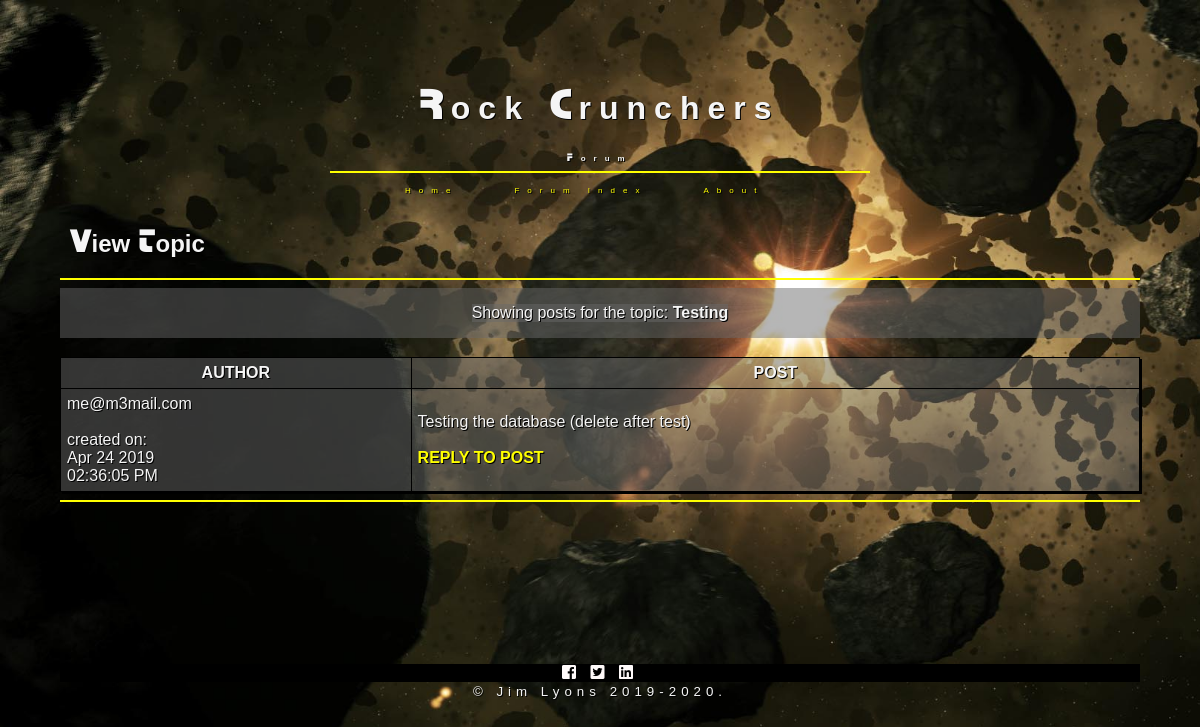
The page /RockCruncherForum/forumShowTopic.php?topic_id=10 on the database its author committed.
### tables this page shows
CREATE TABLE `topics` (
  `topic_id` int(11) NOT NULL,
  `title` varchar(100) DEFAULT NULL,
  `date_posted` datetime DEFAULT NULL,
  `owner` varchar(150) DEFAULT NULL
);

CREATE TABLE `posts` (
  `post_id` int(11) NOT NULL,
  `topic_id` int(11) NOT NULL,
  `content` text,
  `date_posted` datetime DEFAULT NULL,
  `owner` varchar(150) DEFAULT NULL
);

### RockCruncherForum/forumShowTopic.php (the view, shortened to what this page needs)
<?php
include 'connect.php';
$safe_topic_id = mysqli_real_escape_string($mysqli, $_GET['topic_id']);
$verify_topic_sql = "SELECT title FROM topics WHERE topic_id = '".$safe_topic_id."'";
$verify_topic_res =  mysqli_query($mysqli, $verify_topic_sql) or die(mysqli_error($mysqli));
if (mysqli_num_rows($verify_topic_res) < 1)
{
	$display_block = "<p><em>You have selected an invalid topic.<br/>
	Please <a href=\"forumTopicList.php\">try again</a>.</em></p>";
}
else
{
	while ($topic_info = mysqli_fetch_array($verify_topic_res))
	{
		$topic_title = stripslashes($topic_info['title']);
	}
	$get_posts_sql = "SELECT post_id, topic_id, content, DATE_FORMAT(date_posted, '%b %e %Y<br/>%r') AS fmt_post_create_time, owner FROM posts WHERE topic_id = '".$safe_topic_id."' ORDER BY fmt_post_create_time ASC";
	$get_posts_res = mysqli_query($mysqli, $get_posts_sql) or die(mysqli_error($mysqli));
	$display_block = <<<END_OF_TEXT
	<section class="col-12 col-m-12"><p>Showing posts for the topic: <strong>$topic_title</strong></p></section><br/>
	<section><table class="col-12 col-m-12">
	<tr>
	<th>AUTHOR</th>
	<th>POST</th>
	</tr>
END_OF_TEXT;
	while ($posts_info = mysqli_fetch_array($get_posts_res))
	{
		$post_id = $posts_info['post_id'];
		$post_text = nl2br(stripslashes($posts_info['content']));
		$post_create_time = $posts_info['fmt_post_create_time'];
		$post_owner = stripslashes($posts_info['owner']);
	 	$display_block .= <<<END_OF_TEXT
		<tr>
		<td>$post_owner<br/><br/>created on:<br/>$post_create_time</td>
		<td>$post_text<br/><br/>
		<a href="forumReplyToPost.php?post_id=$post_id"><strong>REPLY TO POST</strong></a></td>
		</tr>
END_OF_TEXT;
	}
	$display_block .= "</table></section>";
}
?>
<!DOCTYPE html>
<html>
<head>
    <link rel="stylesheet" href="css/final.css" />
    <link rel="stylesheet" href="https://use.fontawesome.com/releases/v5.4.2/css/all.css">
</head>
<body>
<header id="navigation" class="col-12 col-m-12">
<nav class="col-6 col-m-6">
        <h1>Rock Crunchers</h1>
		<h3>Forum</h3>
        <hr/>
		<ul>
        <li><a href=https://lisabalbach.com/lyons41/CIT190/FinalProject/landing.html>Home</a></li>
        <li><a href="forumIndex.html">Forum Index</a></li>
        <li><a href="https://lisabalbach.com/lyons41/CIT190/FinalProject/about.html">About</a></li>
        </ul>
   </nav>
</header>
<h2>View Topic</h2>
<hr/>
<article class="col-12 col-m-12">
<?php echo $display_block; ?>
</article>
<hr/>
<footer class="col-12 col-m-12">
    <div class=icons>
        <a href="https://www.facebook.com/CIT.NMC/?ref=bookmarks"><i class="fab fa-facebook-square"></i></a>
        <a href="https://twitter.com/NMC_CIT"><i class="fab fa-twitter-square"></i></a>
        <a href="https://twitter.com/NMC_CIT"><i class="fab fa-linkedin"></i></a>
    </div>
    <small>&copy; Jim Lyons 2019-2020.</small>
</footer>
</body>
</html>

### RockCruncherForum/css/final.css (style rules this page uses)
* { box-sizing:border-box; }
@media only screen and (min-width: 600px) { .col-m-6 { width: 50%; } }
@media only screen and (min-width: 600px) { .col-m-12 { width: 100%; } }
@media only screen and (min-width: 768px) { .col-6 { width: 50%; } }
@media only screen and (min-width: 768px) { .col-12 { width: 100%; } }
@media only screen and (min-width: 768px) { body { max-width:1200px; background-image: url("../media/rocks.jpg"); background-attachment: fixed; background-repeat:no-repeat; background-size:cover; } }
nav { margin-left:25%; margin-right:10%; margin-top:0%; font-size: 0.5em; letter-spacing: 1em; display:inline-table; }
nav ul li { display:inline-table; margin-left:5%; font-family: Orbitron, Impact, Haettenschweiler, 'Arial Narrow Bold', sans-serif; }
nav ul li a { display: block; padding: 5px 10px; text-decoration: none; transition-duration: 2s; }
a:link { color:yellow; text-decoration:none; }
body { background-image: url("../media/rocks.jpg"); background-attachment: fixed; background-repeat:no-repeat; margin:5%; font-family: Industrial, Impact, Haettenschweiler, 'Arial Narrow Bold', sans-serif; size:2em; color:whitesmoke; text-shadow:1px 1px black; }
section { background-color: rgba(105, 105, 105, 0.486); display: flex; flex-wrap: nowrap; flex-direction:row; font-family: Orbitron, Impact, Haettenschweiler, 'Arial Narrow Bold', sans-serif; }
div { flex: 1; }
h1 { color:whitesmoke; font-size: 4em; text-shadow: 1px 1px black; text-align: center; }
h2 { color:whitesmoke; text-shadow: 1px 1px black; background-image: url("../media/caution.jpg"); background-repeat:no-repeat; padding-left:10px; border-radius:10px; }
h3 { color:whitesmoke; font-size: 1em; text-shadow: 1px 1px black; text-align: center; font-family: Industrial, Impact, Haettenschweiler, 'Arial Narrow Bold', sans-serif; }
hr { border: 1px solid yellow; }
p { background-color: rgba(105, 105, 105, 0.486); }
footer { color:black; background-image: url("../media/caution.jpg"); background-repeat:repeat; text-align:center; letter-spacing:5px; font-family: orbitron, Impact, Haettenschweiler, 'Arial Narrow Bold', sans-serif; color:whitesmoke; width:100%; margin-left:0%; margin-top:15%; border-radius: 15px; }
.icons { background-color:black; }
.icons a { display:inline; text-align:center; padding:12px,0; transition: all 01s ease; color:snow; }
p { margin-left:auto; margin-right:auto; }
table { border: 1px solid dimgray; border-collapse: collapse; margin-left:auto; margin-right:auto; box-shadow: 2px 2px black; }
th { border: 1px solid black; padding: 6px; font-weight: bold; background-image: url("../media/caution.jpg"); }
td { border: 1px solid black; padding: 6px; }

### rows shown on the page
topics: title "Testing"
posts: owner "me@m3mail.com", post_create_time "Apr 24 2019 02:36:05 PM", content "Testing the database (delete after test)"
